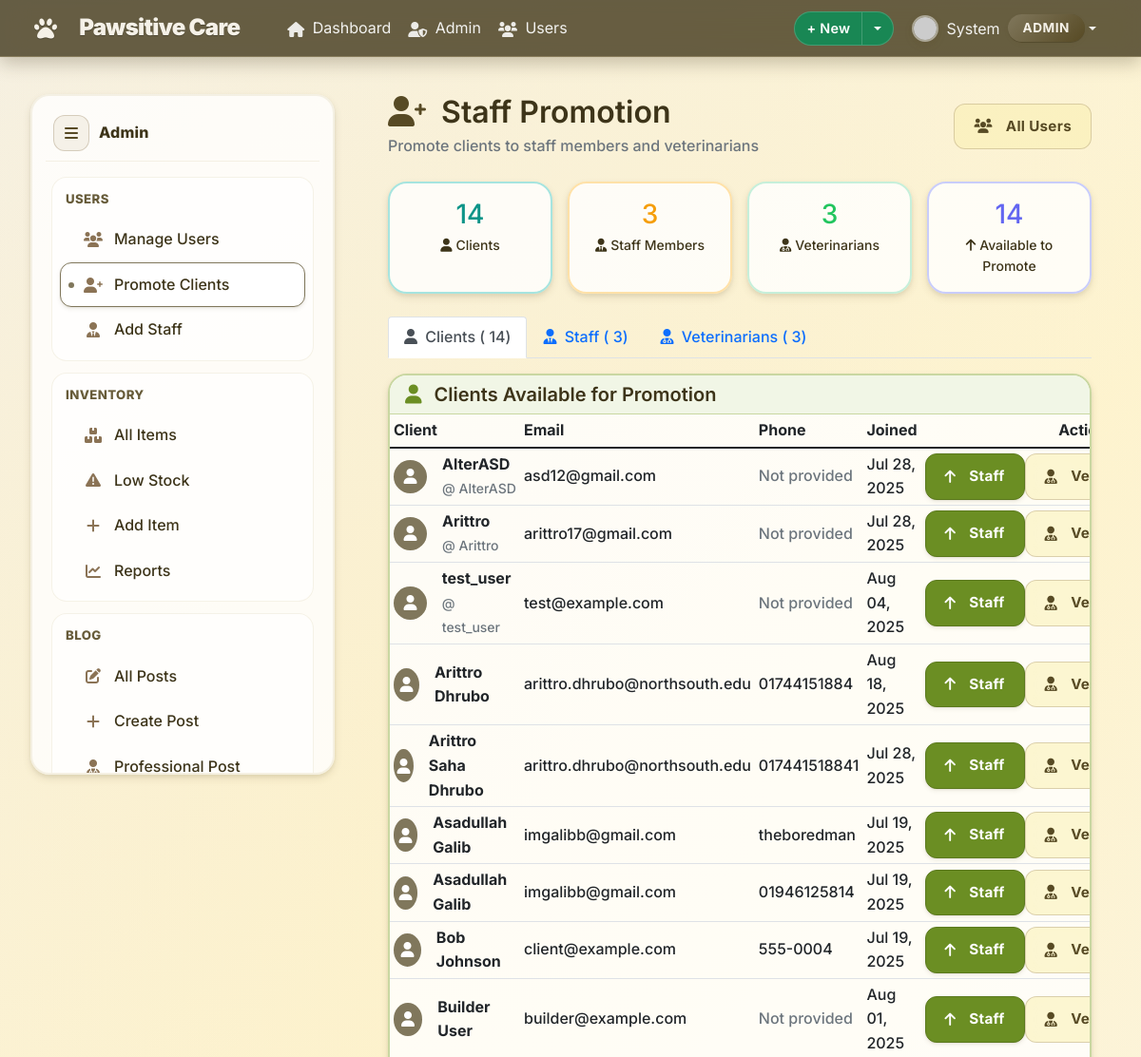
The app's page /accounts/promote-clients/ (signed in, upper part), older data.
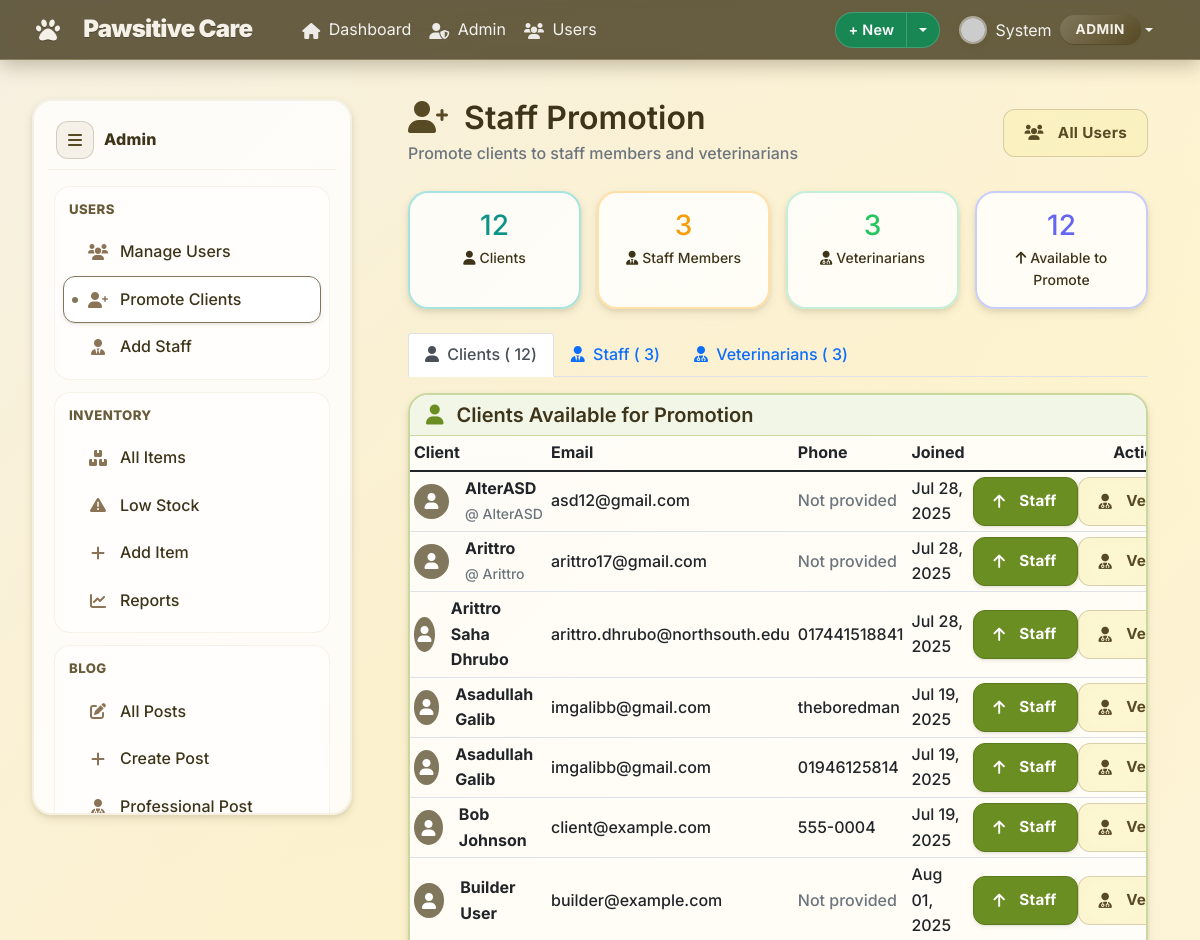
The same page, newer data.
### accounts/models.py (models this page shows, shortened)
class CustomUser(AbstractUser):
    ROLE_CHOICES = [
        ('admin', 'Admin'),
        ('vet', 'Veterinarian'),
        ('staff', 'Staff'),
        ('client', 'Client'),
    ]
    phone = models.CharField(max_length=20, blank=False)
    address = models.TextField(blank=False)
    role = models.CharField(max_length=10, choices=ROLE_CHOICES, default='client')
    def is_admin(self):
        return self.role == 'admin'

### accounts/views.py (the view, shortened to what this page needs)
# urls.py: path('promote-clients/', promote_clients, name='promote_clients'),
@admin_required
def promote_clients(request):
    from django.contrib.auth import get_user_model
    from django.http import JsonResponse
    User = get_user_model()
    clients = User.objects.filter(role='client').order_by('first_name', 'last_name', 'username')
    staff_members = User.objects.filter(role='staff').order_by('first_name', 'last_name', 'username')
    vets = User.objects.filter(role='vet').order_by('first_name', 'last_name', 'username')
    stats = {
        'client_count': clients.count(),
        'staff_count': staff_members.count(),
        'vet_count': vets.count(),
        'total_promotable': clients.count(),
    }
    context = {
        'clients': clients,
        'staff_members': staff_members,
        'vets': vets,
        'stats': stats,
    }
    return render(request, 'accounts/promote_clients.html', context)

### petmedia/context_processors.py (called while the page is built)
def recent_blog_posts(request):
    try:
        recent_posts = repo_manager.posts.get_recent_posts(limit=3)
        return {'recent_blog_posts': recent_posts}
    except Exception:
        return {'recent_blog_posts': []}

def blog_stats(request):
    try:
        if request.user.is_authenticated:
            user_posts_count = repo_manager.posts.get_by_author(request.user).count()
            return {'user_blog_posts_count': user_posts_count}
        return {'user_blog_posts_count': 0}
    except Exception:
        return {'user_blog_posts_count': 0}

### petmedia/patterns/repository.py (called while the page is built)
    def get_by_author(self, author: 'User') -> QuerySet['BlogPost']:
        return self.model.objects.filter(
            author=author
        ).select_related('category', 'related_pet')

    def get_recent_posts(self, limit: int = 10) -> QuerySet['BlogPost']:
        return self.model.objects.filter(
            is_published=True
        ).order_by('-created_at')[:limit].select_related('author', 'category', 'related_pet')

    @property
    def posts(self) -> BlogPostRepository:
        if self._post_repo is None:
            self._post_repo = BlogPostRepository()
        return self._post_repo

### accounts/templates/accounts/promote_clients.html (shortened to what the changed rows need)
{% extends 'accounts/base.html' %}
{% block content %}
<div class="app-shell">
  <main class="app-main">
    <div class="d-flex justify-content-between align-items-center mb-4">
      <div>
        <h2 class="mb-1"><i class="fas fa-user-plus me-2" style="color:var(--sand-dark)"></i> Staff Promotion</h2>
      </div>
    </div>
    <div class="row g-3 mb-4">
      <div class="col-md-3">
        <div class="card glass h-100 card-teal text-center">
          <div class="card-body">
            <div class="solid-accent-text h3 mb-1">
              {{ stats.client_count }}
            </div>
            <div class="small"><i class="fas fa-user me-1"></i>Clients</div>
          </div>
        </div>
      </div>
      <div class="col-md-3">
        <div class="card glass h-100 card-indigo text-center">
          <div class="card-body">
            <div class="solid-accent-text h3 mb-1">
              {{ stats.total_promotable }}
            </div>
            <div class="small"><i class="fas fa-arrow-up me-1"></i>Available to Promote</div>
          </div>
        </div>
      </div>
    </div>
    <ul class="nav nav-tabs" id="promotionTabs" role="tablist">
      <li class="nav-item" role="presentation">
        <button class="nav-link active" id="clients-tab" data-bs-toggle="tab" data-bs-target="#clients-pane" type="button" role="tab" aria-controls="clients-pane" aria-selected="true">
          <i class="fas fa-user me-1"></i> Clients (
          {{ stats.client_count }})
        </button>
      </li>
    </ul>
    <div class="tab-content" id="promotionTabContent">
      <div class="tab-pane fade show active" id="clients-pane" role="tabpanel" aria-labelledby="clients-tab">
        <div class="card glass card-olive mt-3">
          <div class="card-body p-0">
            {% if clients %}
            <div class="table-responsive">
              <table class="table table-hover table-sm align-middle mb-0">
                <thead>
                  <tr>
                    <th>Client</th>
                    <th>Email</th>
                    <th>Phone</th>
                    <th>Joined</th>
                    <th class="text-end">Actions</th>
                  </tr>
                </thead>
                <tbody>
                  {% for client in clients %}
                  <tr>
                    <td>
                      <div class="d-flex align-items-center">
                        <div class="rounded-circle d-flex align-items-center justify-content-center me-3" style="width: 35px; height: 35px; background: var(--sand-medium);">
                          <i class="fas fa-user text-white"></i>
                        </div>
                        <div>
                          <strong>
                            {{ client.get_full_name|default:client.username }}</strong>
                          {% if not client.get_full_name %}
                          <br><small class="text-muted">@
                            {{ client.username }}</small>
                          {% endif %}
                        </div>
                      </div>
                    </td>
                    <td>
                      {% if client.email %}
                      {{ client.email }}
                      {% else %}
                      <span class="text-muted">Not provided</span>
                      {% endif %}
                    </td>
                    <td>
                      {% if client.phone %}
                      {{ client.phone }}
                      {% else %}
                      <span class="text-muted">Not provided</span>
                      {% endif %}
                    </td>
                    <td>
                      {{ client.date_joined|date:'M d, Y' }}
                    </td>
                    <td class="text-end">
                      <div class="btn-group btn-group-sm">
                        <form method="post" class="d-inline promotion-form">
                          <button type="submit" class="btn btn-accent" title="Promote to Staff">
                            <i class="fas fa-arrow-up me-1"></i> Staff
                          </button>
                        </form>
                        <form method="post" class="d-inline promotion-form">
                          <button type="submit" class="btn btn-ghost" title="Promote to Veterinarian">
                            <i class="fas fa-user-md me-1"></i> Vet
                          </button>
                        </form>
                      </div>
                    </td>
                  </tr>
                  {% endfor %}
                </tbody>
              </table>
            </div>
            {% else %}
            <div class="text-center py-5">
              <i class="fas fa-user fa-3x text-muted mb-3"></i>
              <h5 class="text-muted mb-0">No clients available for promotion</h5>
              <small class="text-muted">All users have been assigned appropriate roles.</small>
            </div>
            {% endif %}
          </div>
        </div>
      </div>
    </div>
  </main>
</div>
{% endblock %}

Row changes from the older to the newer data that the page shows:
removed CustomUser: get_full_name "test_user", username "test_user", email "test@example.com", phone "Not provided", date_joined "Aug 04, 2025"
removed CustomUser: get_full_name "Arittro Dhrubo", email "arittro.dhrubo@northsouth.edu", phone "01744151884", date_joined "Aug 18, 2025"
Text that changed along with them:
{{ stats.client_count }}: "14" → "12"
{{ stats.total_promotable }}: "14" → "12"
